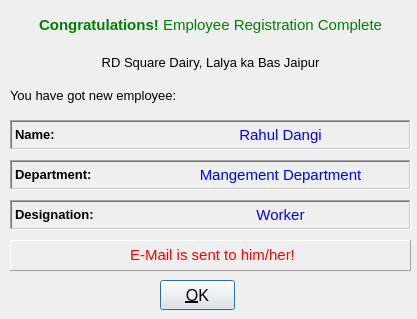
<?xml version="1.0" encoding="UTF-8"?>
<ui version="4.0">
 <class>ERegComplete</class>
 <widget class="QWidget" name="ERegComplete">
  <property name="geometry">
   <rect>
    <x>0</x>
    <y>0</y>
    <width>417</width>
    <height>319</height>
   </rect>
  </property>
  <property name="windowTitle">
   <string>Form</string>
  </property>
  <widget class="QLabel" name="titleLabel">
   <property name="geometry">
    <rect>
     <x>10</x>
     <y>10</y>
     <width>401</width>
     <height>30</height>
    </rect>
   </property>
   <property name="font">
    <font>
     <pointsize>11</pointsize>
    </font>
   </property>
   <property name="text">
    <string>&lt;html&gt;&lt;center&gt;&lt;p&gt;&lt;font color=&quot;green&quot;&gt;&lt;b&gt;Congratulations!&lt;/b&gt; Employee Registration Complete&lt;/font&gt;&lt;/p&gt;&lt;/center&gt;&lt;/html&gt;</string>
   </property>
  </widget>
  <widget class="QLabel" name="dairyNameLabel">
   <property name="geometry">
    <rect>
     <x>10</x>
     <y>50</y>
     <width>401</width>
     <height>25</height>
    </rect>
   </property>
   <property name="font">
    <font>
     <pointsize>10</pointsize>
    </font>
   </property>
   <property name="text">
    <string>&lt;html&gt;&lt;center&gt;&lt;p&gt;RD Square Dairy, Lalya ka Bas Jaipur&lt;/p&gt;&lt;/center&gt;&lt;/html&gt;</string>
   </property>
  </widget>
  <widget class="QLabel" name="empLabel">
   <property name="geometry">
    <rect>
     <x>10</x>
     <y>80</y>
     <width>381</width>
     <height>31</height>
    </rect>
   </property>
   <property name="font">
    <font>
     <pointsize>10</pointsize>
    </font>
   </property>
   <property name="styleSheet">
    <string notr="true">QLabel {
color: black

}</string>
   </property>
   <property name="text">
    <string>&lt;html&gt;&lt;p&gt;You have got new employee:&lt;/p&gt;&lt;/html&gt;</string>
   </property>
  </widget>
  <widget class="QLabel" name="empNameLabel">
   <property name="geometry">
    <rect>
     <x>10</x>
     <y>120</y>
     <width>401</width>
     <height>30</height>
    </rect>
   </property>
   <property name="font">
    <font>
     <pointsize>10</pointsize>
    </font>
   </property>
   <property name="frameShape">
    <enum>QFrame::WinPanel</enum>
   </property>
   <property name="frameShadow">
    <enum>QFrame::Sunken</enum>
   </property>
   <property name="lineWidth">
    <number>2</number>
   </property>
   <property name="text">
    <string>&lt;html&gt;&lt;p&gt;&lt;b&gt;Name: &lt;/b&gt;&lt;/p&gt;&lt;/html&gt;</string>
   </property>
  </widget>
  <widget class="QLabel" name="nameSLabel">
   <property name="geometry">
    <rect>
     <x>150</x>
     <y>120</y>
     <width>261</width>
     <height>30</height>
    </rect>
   </property>
   <property name="font">
    <font>
     <pointsize>11</pointsize>
    </font>
   </property>
   <property name="styleSheet">
    <string notr="true">QLabel {
color: blue
}</string>
   </property>
   <property name="text">
    <string>&lt;html&gt;&lt;p&gt;&lt;center&gt;Rahul Dangi&lt;/center&gt;&lt;/p&gt;&lt;/html&gt;</string>
   </property>
  </widget>
  <widget class="QLabel" name="depLabel">
   <property name="geometry">
    <rect>
     <x>10</x>
     <y>160</y>
     <width>401</width>
     <height>30</height>
    </rect>
   </property>
   <property name="font">
    <font>
     <pointsize>10</pointsize>
    </font>
   </property>
   <property name="frameShape">
    <enum>QFrame::WinPanel</enum>
   </property>
   <property name="frameShadow">
    <enum>QFrame::Sunken</enum>
   </property>
   <property name="lineWidth">
    <number>2</number>
   </property>
   <property name="text">
    <string>&lt;html&gt;&lt;p&gt;&lt;b&gt;Department: &lt;/b&gt;&lt;/p&gt;&lt;/html&gt;</string>
   </property>
  </widget>
  <widget class="QLabel" name="deptSLabel">
   <property name="geometry">
    <rect>
     <x>150</x>
     <y>160</y>
     <width>261</width>
     <height>30</height>
    </rect>
   </property>
   <property name="font">
    <font>
     <pointsize>11</pointsize>
    </font>
   </property>
   <property name="styleSheet">
    <string notr="true">QLabel {
color: blue
}</string>
   </property>
   <property name="text">
    <string>&lt;html&gt;&lt;p&gt;&lt;center&gt;Mangement Department&lt;/center&gt;&lt;/p&gt;&lt;/html&gt;</string>
   </property>
  </widget>
  <widget class="QLabel" name="desgLabel">
   <property name="geometry">
    <rect>
     <x>10</x>
     <y>200</y>
     <width>401</width>
     <height>30</height>
    </rect>
   </property>
   <property name="font">
    <font>
     <pointsize>10</pointsize>
    </font>
   </property>
   <property name="frameShape">
    <enum>QFrame::WinPanel</enum>
   </property>
   <property name="frameShadow">
    <enum>QFrame::Sunken</enum>
   </property>
   <property name="lineWidth">
    <number>2</number>
   </property>
   <property name="text">
    <string>&lt;html&gt;&lt;p&gt;&lt;b&gt;Designation: &lt;/b&gt;&lt;/p&gt;&lt;/html&gt;</string>
   </property>
  </widget>
  <widget class="QLabel" name="desgSLabel">
   <property name="geometry">
    <rect>
     <x>150</x>
     <y>200</y>
     <width>261</width>
     <height>30</height>
    </rect>
   </property>
   <property name="font">
    <font>
     <pointsize>11</pointsize>
    </font>
   </property>
   <property name="styleSheet">
    <string notr="true">QLabel {
color: blue
}</string>
   </property>
   <property name="text">
    <string>&lt;html&gt;&lt;p&gt;&lt;center&gt;Worker&lt;/center&gt;&lt;/p&gt;&lt;/html&gt;</string>
   </property>
  </widget>
  <widget class="QLabel" name="messageLabel">
   <property name="geometry">
    <rect>
     <x>10</x>
     <y>240</y>
     <width>401</width>
     <height>31</height>
    </rect>
   </property>
   <property name="font">
    <font>
     <pointsize>11</pointsize>
    </font>
   </property>
   <property name="styleSheet">
    <string notr="true">QLabel {

color: red
}</string>
   </property>
   <property name="frameShape">
    <enum>QFrame::Panel</enum>
   </property>
   <property name="frameShadow">
    <enum>QFrame::Raised</enum>
   </property>
   <property name="text">
    <string>&lt;html&gt;&lt;p&gt;&lt;center&gt;E-Mail is sent to him/her!&lt;/center&gt;&lt;/p&gt;&lt;/html&gt;</string>
   </property>
  </widget>
  <widget class="QPushButton" name="okButton">
   <property name="geometry">
    <rect>
     <x>160</x>
     <y>280</y>
     <width>75</width>
     <height>30</height>
    </rect>
   </property>
   <property name="font">
    <font>
     <pointsize>12</pointsize>
    </font>
   </property>
   <property name="text">
    <string>&amp;OK</string>
   </property>
   <property name="autoDefault">
    <bool>true</bool>
   </property>
   <property name="default">
    <bool>true</bool>
   </property>
  </widget>
 </widget>
 <resources/>
 <connections/>
</ui>
